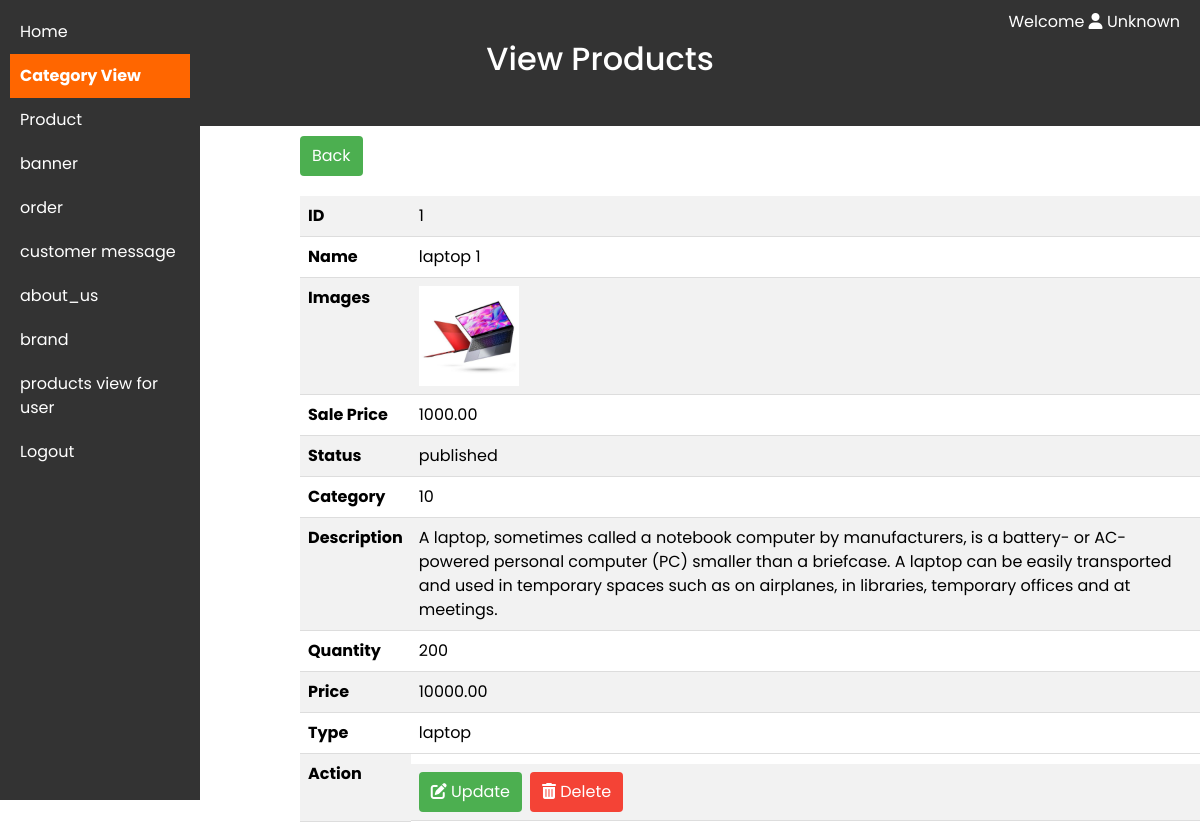
Page /admin_dashboard/full_view_product.php?id=1 on the earlier database version.
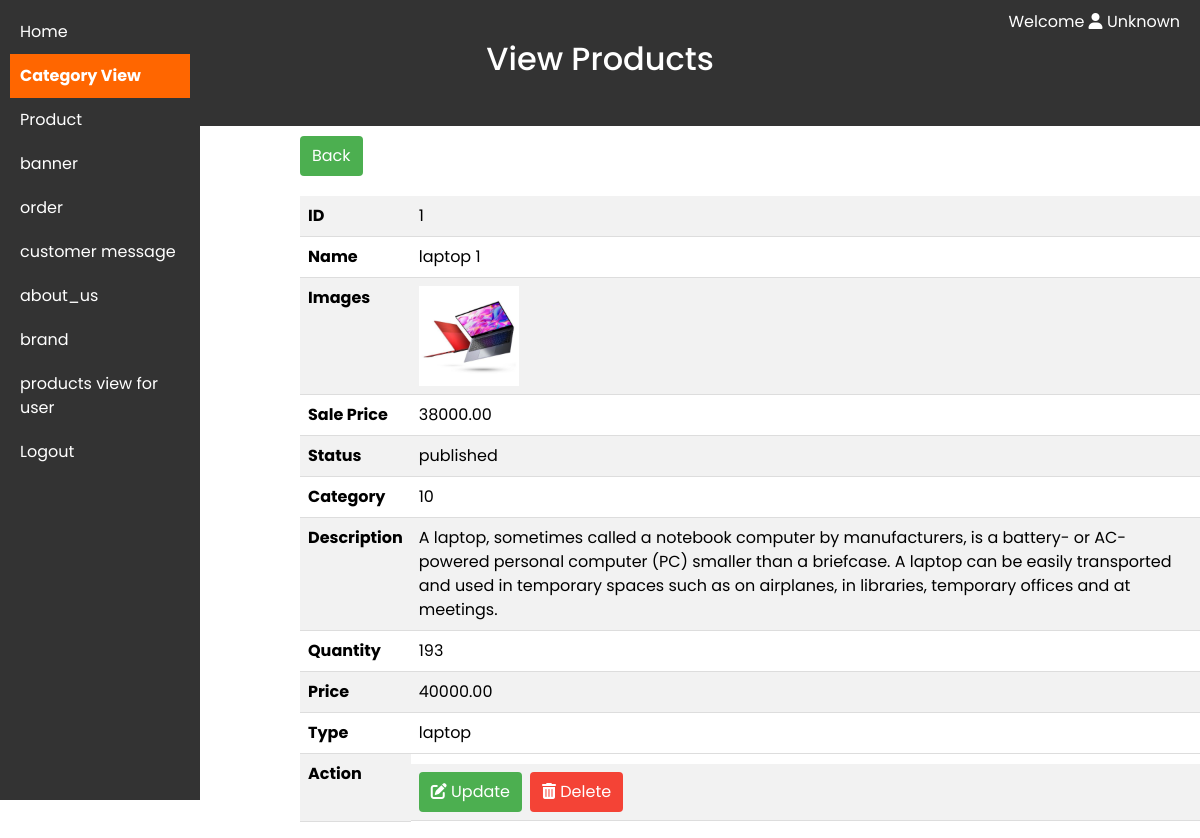
Same page on the later database version.
### tables this page shows
CREATE TABLE `products` (
  `id` int(11) NOT NULL,
  `admin_id` int(11) NOT NULL,
  `name` varchar(255) NOT NULL,
  `description` text NOT NULL,
  `quantity` int(11) NOT NULL,
  `price` decimal(10,2) NOT NULL,
  `sale_price` decimal(10,2) DEFAULT NULL,
  `type` varchar(255) NOT NULL,
  `status` enum('published','draft') NOT NULL,
  `category_id` int(11) NOT NULL,
  `brand_id` int(11) NOT NULL,
  `images` text NOT NULL,
  `created_at` timestamp NOT NULL DEFAULT current_timestamp()
);

### admin_dashboard/config.php (called while the page is built, shortened)
<?php
$adminUsername = isset($_SESSION['admin_username']) ? $_SESSION['admin_username'] : "Unknown";
?>

### admin_dashboard/full_view_product.php (the view, shortened to what this page needs)
<?php
require_once('config.php');
if (isset($_GET['id']) && is_numeric($_GET['id'])) {
    $productId = $_GET['id'];
    $result = $conn->query("SELECT * FROM products WHERE id = $productId");
    if (!$result) {
        echo "Error fetching products: " . $conn->error;
    } else {
        $products = $result->fetch_all(MYSQLI_ASSOC);
    }
} else {
    echo "Category ID not provided.";
    exit();
}
?>
<!DOCTYPE html>
<html lang="en">
<head>
    <link rel="stylesheet" href="https://cdnjs.cloudflare.com/ajax/libs/font-awesome/6.0.0/css/all.min.css">
  <link href="https://cdn.jsdelivr.net/npm/bootstrap@5.3.2/dist/css/bootstrap.min.css" rel="stylesheet">
</head>
<body>
<nav>
        <a href="dashboard.php">Home</a>
        <a href="category_view.php" class="banner-link">Category View</a>
        <a href="all_products.php">Product </a>
        <a href="banner.php">banner</a>
        <a href="order.php">order</a>
        <a href="message.php">customer message</a>
        <a href="about_us.php">about_us</a>
        <a href="brand.php">brand</a>
        <a href="product_view_user.php">   products view for user </a>
        <a href="logout.php">Logout</a>
    </nav>
    <header>
        <h2>View Products</h2>
        <div class="username"> Welcome  <i class="fas fa-user"></i> <?php echo $adminUsername; ?></div>
    </header>
    <main>
    <?php
    echo "<div class='action-buttons'>
            <a href='product_view.php?category_id={$products[0]['category_id']}'>Back</a>
          </div>";
    ?>
 <table class="table table-striped">
        <?php
        foreach ($products as $row) {
            echo "<tr>";
            echo "<th>ID</th><td>{$row['id']}</td></tr>";
            echo "<tr><th>Name</th><td>{$row['name']}</td></tr>";
            echo "<tr><th>Images</th><td><img src='{$row['images']}' alt='product Image' style='max-width: 100px; max-height: 100px;'></td></tr>";
            echo "<tr><th>Sale Price</th><td>{$row['sale_price']}</td></tr>";
            echo "<tr><th>Status</th><td>{$row['status']}</td></tr>";
            echo "<tr><th>Category</th><td>{$row['category_id']}</td></tr>";
            echo "<tr><th>Description</th><td>{$row['description']}</td></tr>";
            echo "<tr><th>Quantity</th><td>{$row['quantity']}</td></tr>";
            echo "<tr><th>Price</th><td>{$row['price']}</td></tr>";
            echo "<tr><th>Type</th><td>{$row['type']}</td></tr>";
            echo "<tr><th>Action</th><td class='action-buttons'>
                    <a href='update_product.php?id={$row['id']}'><i class='fas fa-edit'></i> Update</a>
                    <a href='delete_product.php?delete={$row['id']}' class='delete'><i class='fas fa-trash-alt'></i> Delete</a>
                  </td></tr>";
        }
        ?>
    </table>
</main>
</body>
</html>

Differences in the rows shown:
changed products "laptop 1": sale_price "1000.00" → "38000.00"; quantity "200" → "193"; price "10000.00" → "40000.00"
